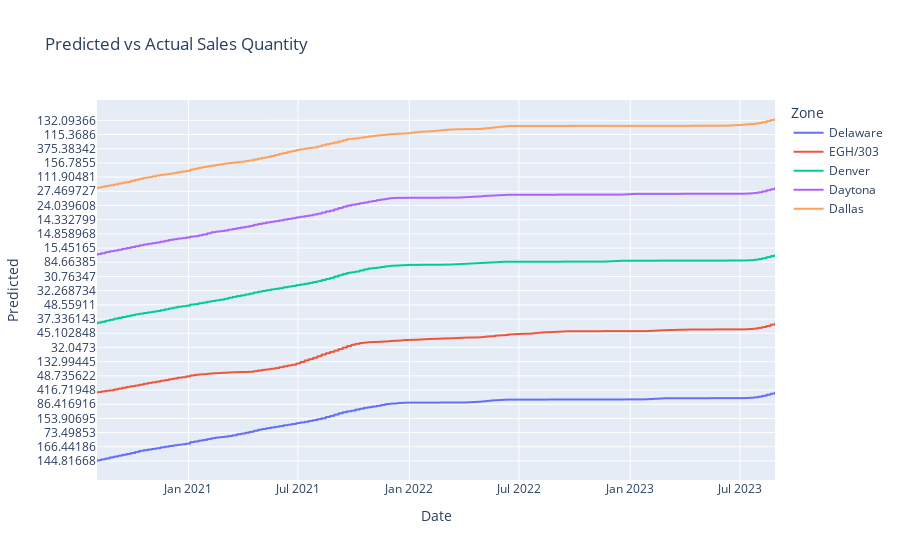

Notebook code for this chart:
### Code cell
import plotly.express as px

fig = px.line(plot_df.loc[plot_df['Zone'].isin(plot_df['Zone'].unique()[:5])], x='Date', y='Predicted', color='Zone', title='Predicted vs Actual Sales Quantity')
fig.show()

### Figure 1 — Plotly figure (JSON) as saved in the notebook; plotly's stock layout.template omitted (floating-point values rounded to 4 significant figures; data arrays with more than 128 entries replaced by an {"elided": "..."} marker saying what was removed)
{"data": [{"hovertemplate": "Zone=Delaware<br>Date=%{x}<br>Predicted=%{y}<extra></extra>", "legendgroup": "Delaware", "line": {"color": "#636efa", "dash": "solid"}, "marker": {"symbol": "circle"}, "mode": "lines", "name": "Delaware", "showlegend": true, "type": "scattergl", "x": {"elided": "314 str values"}, "xaxis": "x", "y": {"elided": "314 str values"}, "yaxis": "y"}, {"hovertemplate": "Zone=EGH/303<br>Date=%{x}<br>Predicted=%{y}<extra></extra>", "legendgroup": "EGH/303", "line": {"color": "#EF553B", "dash": "solid"}, "marker": {"symbol": "circle"}, "mode": "lines", "name": "EGH/303", "showlegend": true, "type": "scattergl", "x": {"elided": "316 str values"}, "xaxis": "x", "y": {"elided": "316 str values"}, "yaxis": "y"}, {"hovertemplate": "Zone=Denver<br>Date=%{x}<br>Predicted=%{y}<extra></extra>", "legendgroup": "Denver", "line": {"color": "#00cc96", "dash": "solid"}, "marker": {"symbol": "circle"}, "mode": "lines", "name": "Denver", "showlegend": true, "type": "scattergl", "x": {"elided": "314 str values"}, "xaxis": "x", "y": {"elided": "314 str values"}, "yaxis": "y"}, {"hovertemplate": "Zone=Daytona<br>Date=%{x}<br>Predicted=%{y}<extra></extra>", "legendgroup": "Daytona", "line": {"color": "#ab63fa", "dash": "solid"}, "marker": {"symbol": "circle"}, "mode": "lines", "name": "Daytona", "showlegend": true, "type": "scattergl", "x": {"elided": "306 str values"}, "xaxis": "x", "y": {"elided": "306 str values"}, "yaxis": "y"}, {"hovertemplate": "Zone=Dallas<br>Date=%{x}<br>Predicted=%{y}<extra></extra>", "legendgroup": "Dallas", "line": {"color": "#FFA15A", "dash": "solid"}, "marker": {"symbol": "circle"}, "mode": "lines", "name": "Dallas", "showlegend": true, "type": "scattergl", "x": {"elided": "317 str values"}, "xaxis": "x", "y": {"elided": "317 str values"}, "yaxis": "y"}], "layout": {"legend": {"title": {"text": "Zone"}, "tracegroupgap": 0}, "title": {"text": "Predicted vs Actual Sales Quantity"}, "xaxis": {"anchor": "y", "domain": [0, 1], "title": {"text": "Date"}}, "yaxis": {"anchor": "x", "domain": [0, 1], "title": {"text": "Predicted"}}}}
